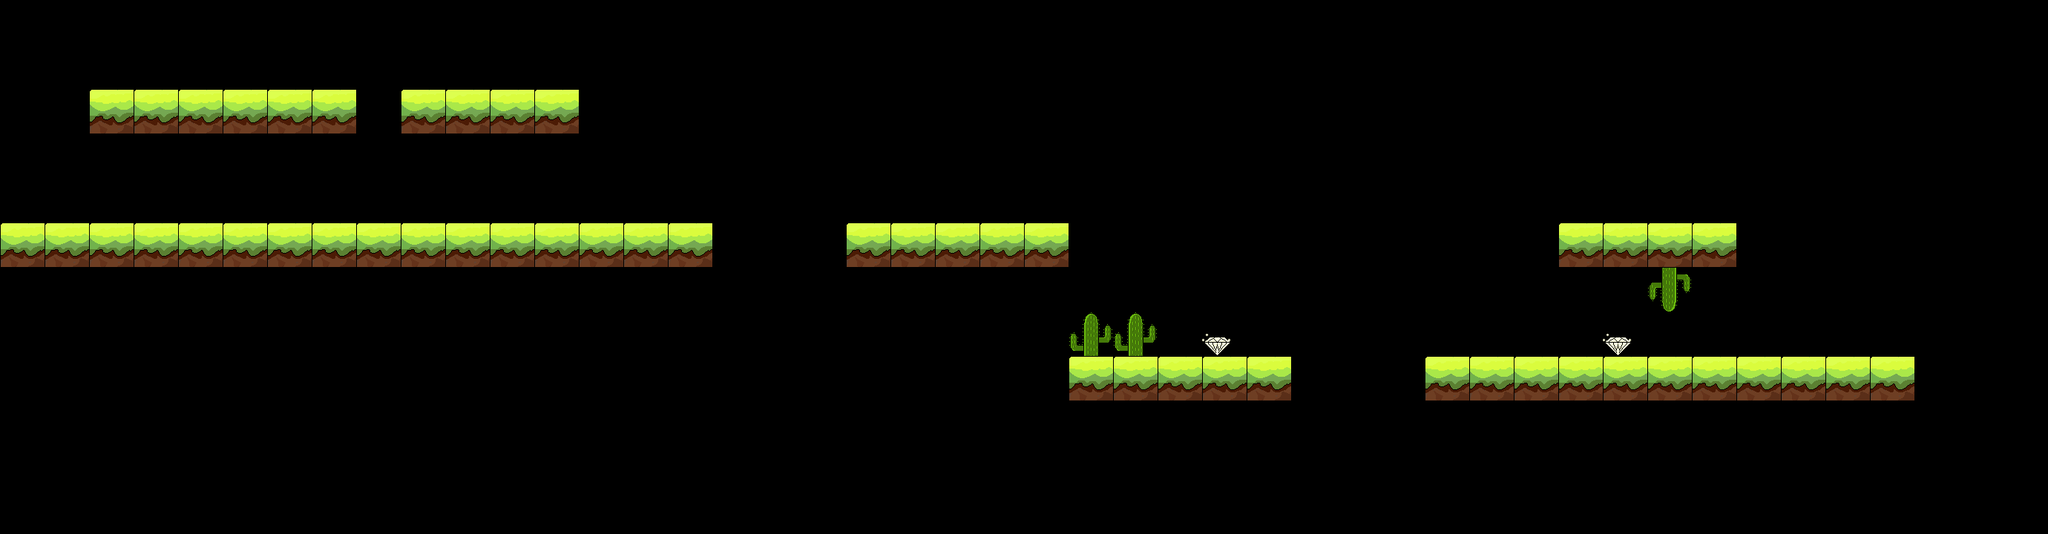

The image is a tile-based game level rendered from a .tmx file. Its description and source (layers, tilesets, objects; grid data summarised) follow:
An orthogonal 46x12 tile map with 60x60 px tiles, 5 tile layers (diamond, road1, road2, stuck1, ...), 9 tilesets.

<map version="1.0" orientation="orthogonal" width="46" height="12" tilewidth="60" tileheight="60">
 <tileset firstgid="1" name="1" tilewidth="60" tileheight="60">
  <image source="mszy/road1.png" width="89" height="81" />
 </tileset>
 <tileset firstgid="2" name="stuck1" tilewidth="60" tileheight="120">
  <image source="mszy/stuck1.png" width="89" height="143" />
 </tileset>
 <tileset firstgid="3" name="icon_diamond" tilewidth="39" tileheight="30">
  <image source="mszy/icon_diamond.png" width="39" height="30" />
 </tileset>
 <tileset firstgid="4" name="下" tilewidth="60" tileheight="60">
  <image source="mszy/road1.png" width="89" height="81" />
 </tileset>
 <tileset firstgid="5" name="障碍下" tilewidth="60" tileheight="120">
  <image source="mszy/stuck2.png" width="89" height="143" />
 </tileset>
 <tileset firstgid="6" name="障碍右" tilewidth="120" tileheight="60">
  <image source="mszy/stuck4.png" width="143" height="89" />
 </tileset>
 <tileset firstgid="7" name="障碍左" tilewidth="120" tileheight="60">
  <image source="mszy/stuck3.png" width="143" height="89" />
 </tileset>
 <tileset firstgid="8" name="icon_zhangaiwu" tilewidth="60" tileheight="60">
  <image source="mszy/icon_zhangaiwu.png" width="60" height="63" />
 </tileset>
 <tileset firstgid="9" name="icon_zhangaiwu - 2" tilewidth="60" tileheight="60">
  <image source="mszy/icon_zhangaiwu - 2.png" width="60" height="63" />
 </tileset>
 <layer name="diamond" width="46" height="12">
  <data>[552 cells, 2 non-empty, 1 distinct tile ids]</data>
 </layer>
 <layer name="road1" width="46" height="12">
  <data>[552 cells, 37 non-empty, 1 distinct tile ids]</data>
 </layer>
 <layer name="road2" width="46" height="12">
  <data>[552 cells, 14 non-empty, 1 distinct tile ids]</data>
 </layer>
 <layer name="stuck1" width="46" height="12">
  <data>[552 cells, 2 non-empty, 1 distinct tile ids]</data>
 </layer>
 <layer name="stuck2" width="46" height="12">
  <data>[552 cells, 1 non-empty, 1 distinct tile ids]</data>
 </layer>
</map>
